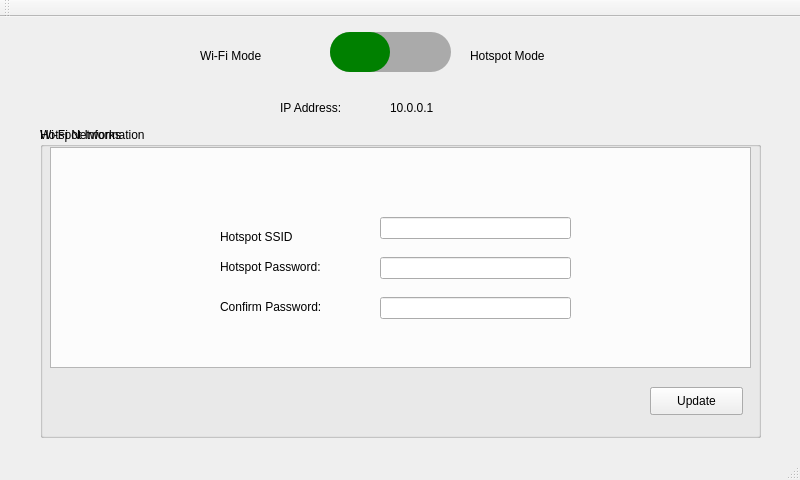
<?xml version="1.0" encoding="UTF-8"?>
<ui version="4.0">
 <class>MainWindow</class>
 <widget class="QMainWindow" name="MainWindow">
  <property name="geometry">
   <rect>
    <x>0</x>
    <y>0</y>
    <width>800</width>
    <height>480</height>
   </rect>
  </property>
  <property name="windowTitle">
   <string>MainWindow</string>
  </property>
  <widget class="QWidget" name="centralWidget">
   <widget class="QSlider" name="horizontalSlider">
    <property name="geometry">
     <rect>
      <x>330</x>
      <y>0</y>
      <width>121</width>
      <height>71</height>
     </rect>
    </property>
    <property name="autoFillBackground">
     <bool>false</bool>
    </property>
    <property name="styleSheet">
     <string notr="true">QSlider::groove:horizontal { 
	background-color: #AAAAAA;
	height: 40%; 
	border-radius: 20px;
}

QSlider::handle:horizontal { 
	background-color: green; 
	width: 60%; 
	height: 50%;
	border-radius: 20px; 
}
</string>
    </property>
    <property name="maximum">
     <number>1</number>
    </property>
    <property name="singleStep">
     <number>1</number>
    </property>
    <property name="pageStep">
     <number>1</number>
    </property>
    <property name="tracking">
     <bool>false</bool>
    </property>
    <property name="orientation">
     <enum>Qt::Horizontal</enum>
    </property>
    <property name="tickInterval">
     <number>0</number>
    </property>
   </widget>
   <widget class="QLabel" name="label">
    <property name="geometry">
     <rect>
      <x>200</x>
      <y>30</y>
      <width>111</width>
      <height>17</height>
     </rect>
    </property>
    <property name="text">
     <string>Wi-Fi Mode</string>
    </property>
   </widget>
   <widget class="QLabel" name="label_2">
    <property name="geometry">
     <rect>
      <x>470</x>
      <y>30</y>
      <width>111</width>
      <height>17</height>
     </rect>
    </property>
    <property name="text">
     <string>Hotspot Mode</string>
    </property>
   </widget>
   <widget class="QLabel" name="label_3">
    <property name="geometry">
     <rect>
      <x>280</x>
      <y>70</y>
      <width>101</width>
      <height>41</height>
     </rect>
    </property>
    <property name="text">
     <string>IP Address:</string>
    </property>
   </widget>
   <widget class="QLabel" name="ip_address_label">
    <property name="geometry">
     <rect>
      <x>390</x>
      <y>70</y>
      <width>121</width>
      <height>41</height>
     </rect>
    </property>
    <property name="text">
     <string>10.0.0.1</string>
    </property>
   </widget>
   <widget class="QGroupBox" name="wif_list_groupbox">
    <property name="geometry">
     <rect>
      <x>40</x>
      <y>110</y>
      <width>721</width>
      <height>311</height>
     </rect>
    </property>
    <property name="title">
     <string>Wi-Fi Networks</string>
    </property>
    <widget class="QListWidget" name="wifi_list">
     <property name="geometry">
      <rect>
       <x>10</x>
       <y>20</y>
       <width>701</width>
       <height>221</height>
      </rect>
     </property>
    </widget>
    <widget class="QPushButton" name="connect_button">
     <property name="geometry">
      <rect>
       <x>610</x>
       <y>260</y>
       <width>93</width>
       <height>28</height>
      </rect>
     </property>
     <property name="text">
      <string>Connect</string>
     </property>
    </widget>
   </widget>
   <widget class="QGroupBox" name="hotspot_info_groupbox">
    <property name="geometry">
     <rect>
      <x>40</x>
      <y>110</y>
      <width>721</width>
      <height>311</height>
     </rect>
    </property>
    <property name="title">
     <string>Hotspot Information</string>
    </property>
    <widget class="QPushButton" name="connect_button_2">
     <property name="geometry">
      <rect>
       <x>610</x>
       <y>260</y>
       <width>93</width>
       <height>28</height>
      </rect>
     </property>
     <property name="text">
      <string>Update</string>
     </property>
    </widget>
    <widget class="QLineEdit" name="hotspot_ssid_textbox">
     <property name="geometry">
      <rect>
       <x>340</x>
       <y>90</y>
       <width>191</width>
       <height>22</height>
      </rect>
     </property>
     <property name="text">
      <string/>
     </property>
    </widget>
    <widget class="QLineEdit" name="hotspot_password_textbox">
     <property name="geometry">
      <rect>
       <x>340</x>
       <y>130</y>
       <width>191</width>
       <height>22</height>
      </rect>
     </property>
     <property name="text">
      <string/>
     </property>
    </widget>
    <widget class="QLabel" name="label_4">
     <property name="geometry">
      <rect>
       <x>180</x>
       <y>100</y>
       <width>131</width>
       <height>20</height>
      </rect>
     </property>
     <property name="text">
      <string>Hotspot SSID</string>
     </property>
    </widget>
    <widget class="QLabel" name="label_5">
     <property name="geometry">
      <rect>
       <x>180</x>
       <y>130</y>
       <width>131</width>
       <height>20</height>
      </rect>
     </property>
     <property name="text">
      <string>Hotspot Password:</string>
     </property>
    </widget>
    <widget class="QLabel" name="label_6">
     <property name="geometry">
      <rect>
       <x>180</x>
       <y>170</y>
       <width>131</width>
       <height>20</height>
      </rect>
     </property>
     <property name="text">
      <string>Confirm Password:</string>
     </property>
    </widget>
    <widget class="QLineEdit" name="hotspot_password_textbox_2">
     <property name="geometry">
      <rect>
       <x>340</x>
       <y>170</y>
       <width>191</width>
       <height>22</height>
      </rect>
     </property>
    </widget>
   </widget>
  </widget>
  <widget class="QMenuBar" name="menuBar">
   <property name="geometry">
    <rect>
     <x>0</x>
     <y>0</y>
     <width>800</width>
     <height>26</height>
    </rect>
   </property>
  </widget>
  <widget class="QToolBar" name="mainToolBar">
   <attribute name="toolBarArea">
    <enum>TopToolBarArea</enum>
   </attribute>
   <attribute name="toolBarBreak">
    <bool>false</bool>
   </attribute>
  </widget>
  <widget class="QStatusBar" name="statusBar"/>
 </widget>
 <layoutdefault spacing="6" margin="11"/>
 <resources/>
 <connections/>
</ui>
